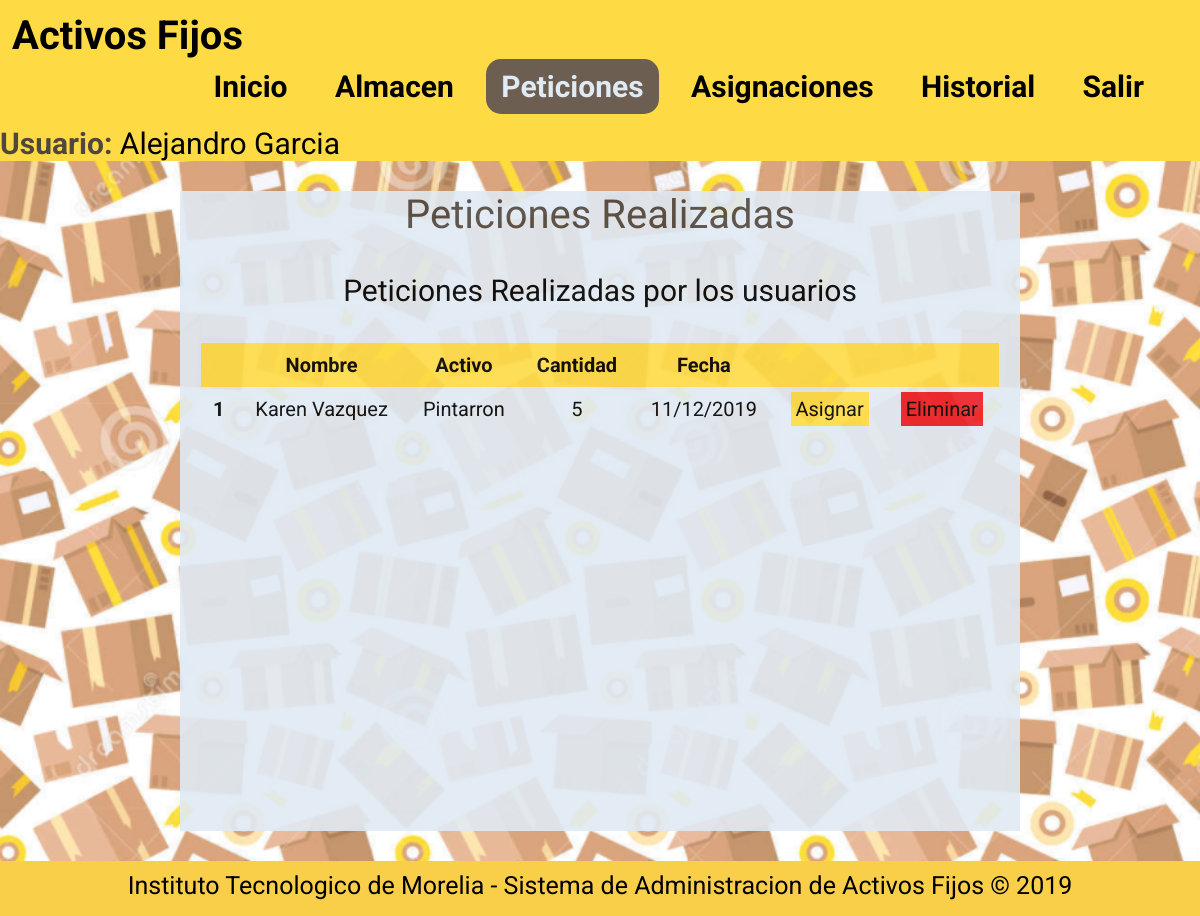
Screenshot of /index.php?op=120 (signed in) with the database file from the repository.
### tables this page shows
CREATE TABLE IF NOT EXISTS `ASIGNACION` (
  `ID_ASIGNACION` int(11) NOT NULL AUTO_INCREMENT,
  `CORREO` varchar(100) NOT NULL,
  `ID_ACTIVO` int(11) NOT NULL,
  `CANTIDAD` int(11) NOT NULL,
  `FECHA` date NOT NULL,
  `ID_UBICACION` int(11) NOT NULL,
  `STATUS` tinyint(1) NOT NULL,
  PRIMARY KEY (`ID_ASIGNACION`,`CORREO`,`ID_ACTIVO`),
  KEY `fk_PETICION_USUARIO1_idx` (`CORREO`),
  KEY `fk_PETICION_ACTIVO1_idx` (`ID_ACTIVO`),
  KEY `fk_UBICACION` (`ID_UBICACION`)
);

CREATE TABLE IF NOT EXISTS `ACTIVO` (
  `ID_ACTIVO` int(11) NOT NULL AUTO_INCREMENT,
  `NOMBRE` varchar(45) NOT NULL,
  `DESCRIPCION` varchar(45) DEFAULT NULL,
  `CANTIDAD_TOTAL` varchar(45) NOT NULL,
  `CANTIDAD_DISPONIBLE` varchar(45) NOT NULL,
  `FECHA_COMPRA` date NOT NULL,
  `ID_TIPO` int(11) NOT NULL,
  PRIMARY KEY (`ID_ACTIVO`),
  KEY `fk_ACTIVO_TIPO_ACTIVO1_idx` (`ID_TIPO`)
);

### Procesa/bd.php (called while the page is built, shortened)
<?php
function bd_consulta($query)
{
	$hostname="localhost";
	$user="root";
	$password="";
	$bd="activosfijos";
	$connection = mysqli_connect($hostname , $user , $password);
	mysqli_select_db ($connection, $bd);
	$result = mysqli_query($connection, $query);
	return $result;
}
?>

### peticiones.php (the view)
<div class="Titulo">
  <p>Peticiones Realizadas</p>
</div>
<div class="Texto">
  <p>Peticiones Realizadas por los usuarios</p>
</div>
<table>
  <thead>
    <tr>
      <th></th>
      <th>Nombre</th>
      <th>Activo</th>
      <th>Cantidad</th>
      <th>Fecha</th>
      <th></th>
      <th></th>
    </tr>
  </thead>
  <tbody>
    <?php
      $query = 'SELECT ID_ASIGNACION, CONCAT(NOMBRES, " ", APELLIDOS) AS NOMCOM, NOMBRE AS ACTIVO, CANTIDAD, FECHA FROM ASIGNACION
                INNER JOIN USUARIO ON ASIGNACION.CORREO = USUARIO.CORREO
                INNER JOIN ACTIVO ON ASIGNACION.ID_ACTIVO = ACTIVO.ID_ACTIVO
                WHERE STATUS = 0
                ORDER BY FECHA DESC';
      $result=bd_consulta($query);
      $cont = 1;
      while ($row=mysqli_fetch_assoc($result)) {
        $row["FECHA"] = substr($row["FECHA"],8,2)."/".substr($row["FECHA"],5,2)."/".substr($row["FECHA"],0,4);
        ?>
        <tr>
          <th><?php echo $cont ?></th>
          <td><?php echo $row["NOMCOM"] ?></td>
          <td><?php echo $row["ACTIVO"] ?></td>
          <td><?php echo $row["CANTIDAD"] ?></td>
          <td><?php echo $row["FECHA"] ?></td>
          <td><a href="index.php?op=121&&idAsignacion=<?php echo $row["ID_ASIGNACION"] ?>" id="Pedir">Asignar</a></td>
          <td><a href="Procesa/eliminarAsignacion.php?idAsignacion=<?php echo $row["ID_ASIGNACION"] ?>" id="Eliminar">Eliminar</a></td>
        </tr>
        <?php
        $cont++;
      }
    ?>
  </tbody>
</table>

### CSS/estilo.css (style rules this page uses)
* { margin: 0; padding: 0; font-family: 'Roboto', sans-serif; }
body { background: url('Fondo.png'); color: #000000; background-size: cover; }
section .Titulo { color: #4f463d; font-size: 40px; }
section .Texto { color: #000000; padding: 5px; margin: 30px; font-size: 30px; position: relative; }
table { margin: auto; width: 95%; font-size: 20px; text-align: center; font-weight: normal; border-collapse: collapse; }
table thead { background: #fedb45; font-size: 20px; font-weight: bold; text-align: center; color: #000000; }
table th, td { padding: 10px; }
table #Eliminar { background: #ec1c24; color: #000000; padding: 5px; text-decoration: none; }
table #Pedir { background: #fedb45; color: #000000; padding: 5px; text-decoration: none; }

### rows the page displays
asignacion: NOMCOM "Karen Vazquez", ID_ACTIVO.NOMBRE "Pintarron", CANTIDAD "5", FECHA "11/12/2019"

### other values shown
$_SESSION["nombre"] "Alejandro Garcia"
